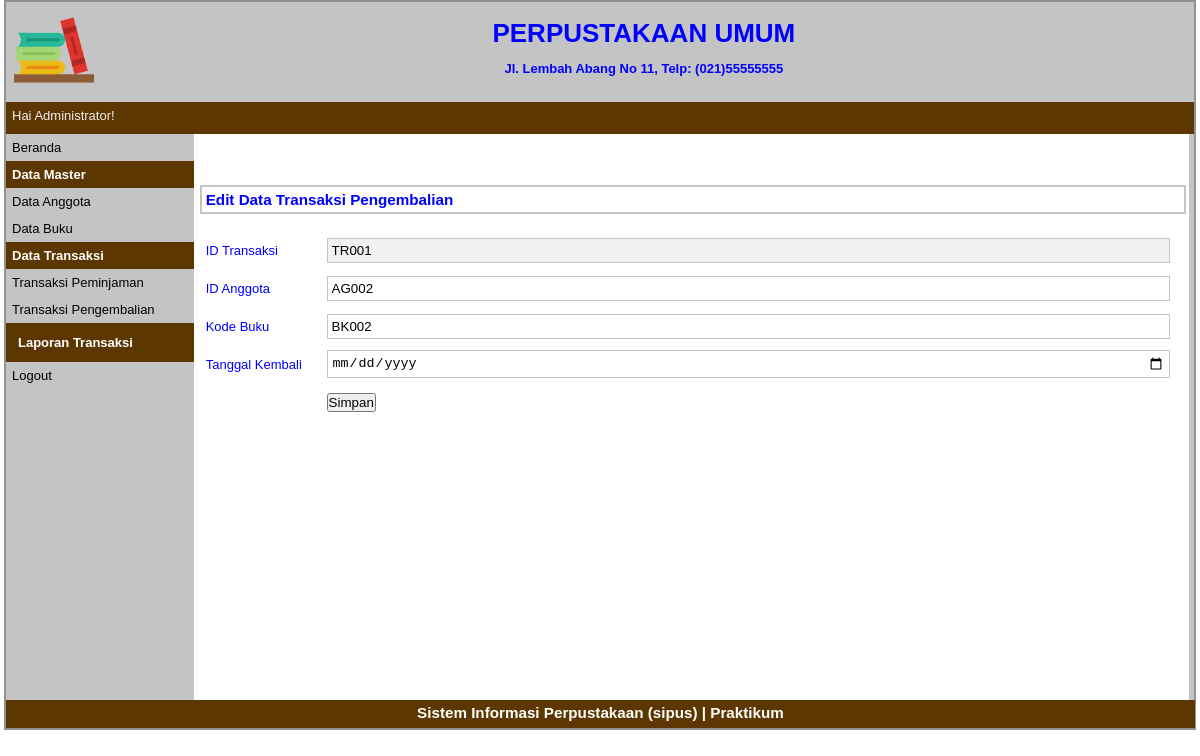
The app's page /index.php?p=transaksi-pengembalian-edit&id=TR001 (signed in) with its own data.
### tables this page shows
CREATE TABLE `tbtransaksi` (
  `idtransaksi` varchar(5) NOT NULL,
  `idanggota` varchar(5) NOT NULL,
  `idbuku` varchar(5) NOT NULL,
  `tglpinjam` date NOT NULL,
  `tglkembali` date NOT NULL
);

### pages/transaksi-pengembalian-edit.php (the view)
<?php
	$id_transaksi=$_GET['id'];
	$q_tampil_transaksi=mysqli_query($db,"SELECT * FROM tbtransaksi WHERE idtransaksi='$id_transaksi'");
	$r_tampil_transaksi=mysqli_fetch_array($q_tampil_transaksi);
?>
<div id="label-page"><h3>Edit Data Transaksi Pengembalian</h3></div>
<div id="content">
	<form action="proses/buku-edit-proses.php" method="post" enctype="multipart/form-data">
	<table id="tabel-input">
		<tr>
			<td class="label-formulir">ID Transaksi</td>
			<td class="isian-formulir"><input type="text" name="id_transaksi" value="<?php echo $r_tampil_transaksi['idtransaksi']; ?>" readonly="readonly" class="isian-formulir isian-formulir-border warna-formulir-disabled"></td>
		</tr>
		<tr>
			<td class="label-formulir">ID Anggota</td>
			<td class="isian-formulir"><input type="text" name="id_anggota" value="<?php echo $r_tampil_transaksi['idanggota']; ?>" class="isian-formulir isian-formulir-border"></td>
		</tr>
		<tr>
			<td class="label-formulir">Kode Buku</td>
			<td class="isian-formulir"><input type="text" name="id_buku" value="<?php echo $r_tampil_transaksi['idbuku']; ?>" class="isian-formulir isian-formulir-border"></td>
		</tr>
		<tr>
			<td class="label-formulir">Tanggal Kembali</td>
			<td class="isian-formulir"><input type="date" name="tgl_kembali" value="<?php echo $r_tampil_transaksi['tgl_kembali']; ?>" class="isian-formulir isian-formulir-border"></td>
		</tr>
		<tr>
			<td class="label-formulir"></td>
			<td class="isian-formulir"><input type="submit" name="simpan" value="Simpan" id="tombol-simpan"></td>
		</tr>
	</table>
	</form>
</div>

### style.css (style rules this page uses)
* { margin:0px; padding:0px }
body { font-family:sans-serif; font-size:13px; color:blue; }
#label-page { margin-top:6px; margin-bottom:6px; margin-left:6px; border:2px solid #C4C4C4; padding:4px; width:97.9%; }
#content { float:left; width:96.8%; min-height:454px; background-image : border:2px solid #C4C4C4; padding:10px; margin-bottom:6px; }
#tabel-input { width:100%; }
.label-formulir { width:12%; height:36px; margin:20px; }
.isian-formulir { width:80%; padding:4px; width:99.8%; }
.isian-formulir-border { border:1px solid #C4C4C4; }
.warna-formulir-disabled { background-color:#F1F1F1; }

### records on screen
tbtransaksi: id_transaksi "TR001", id_anggota "AG002", id_buku "BK002"

### other values on screen
$_SESSION['sesi'] "Administrator"
